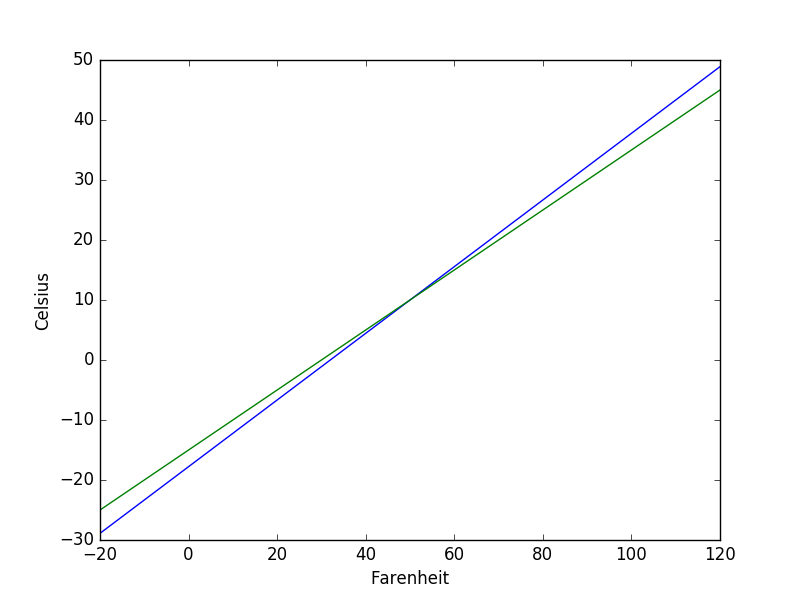

Recreate this plot in Python.
# Exercise 5.12
import numpy as np
import matplotlib.pyplot as plt


def exact_conv(F):
    return 5 / 9. * (F - 32)


def approx_conv(F):
    return 0.5 * (F - 30)

Flist = np.linspace(-20, 120, 141)

ax = plt.subplot(111)

ax.plot(Flist, exact_conv(Flist))
ax.plot(Flist, approx_conv(Flist))
ax.set_xlabel('Farenheit')
ax.set_ylabel('Celsius')

plt.show()
